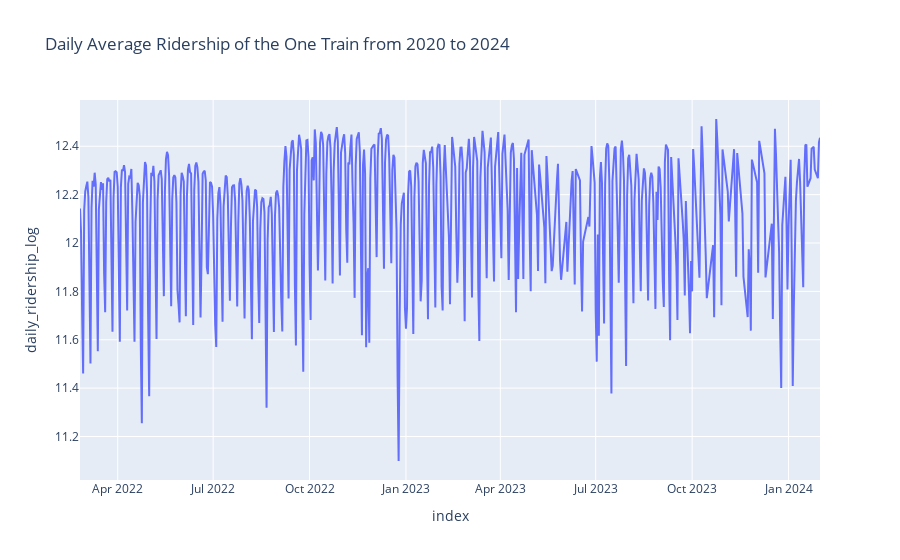

Notebook code for this chart:
### Markdown cell above
One way to make the variance stationary is by log transform: This assumes that the  data follows an exponential trend

### Code cell
daily_df["daily_ridership_log"] = np.log(daily_df["daily_ridership"])
plot(daily_df,  "daily_ridership_log")

### Figure 1 — Plotly figure (JSON) as saved in the notebook; plotly's stock layout.template omitted (floating-point values rounded to 4 significant figures; data arrays with more than 128 entries replaced by an {"elided": "..."} marker saying what was removed)
{"data": [{"hovertemplate": "index=%{x}<br>daily_ridership_log=%{y}<extra></extra>", "legendgroup": "", "line": {"color": "#636efa", "dash": "solid"}, "marker": {"symbol": "circle"}, "mode": "lines", "name": "", "orientation": "v", "showlegend": false, "type": "scatter", "x": {"elided": "707 str values"}, "xaxis": "x", "y": {"elided": "707 float values"}, "yaxis": "y"}], "layout": {"legend": {"tracegroupgap": 0}, "title": {"text": "Daily Average Ridership of the One Train from 2020 to 2024"}, "xaxis": {"anchor": "y", "domain": [0, 1], "title": {"text": "index"}}, "yaxis": {"anchor": "x", "domain": [0, 1], "title": {"text": "daily_ridership_log"}}}}
